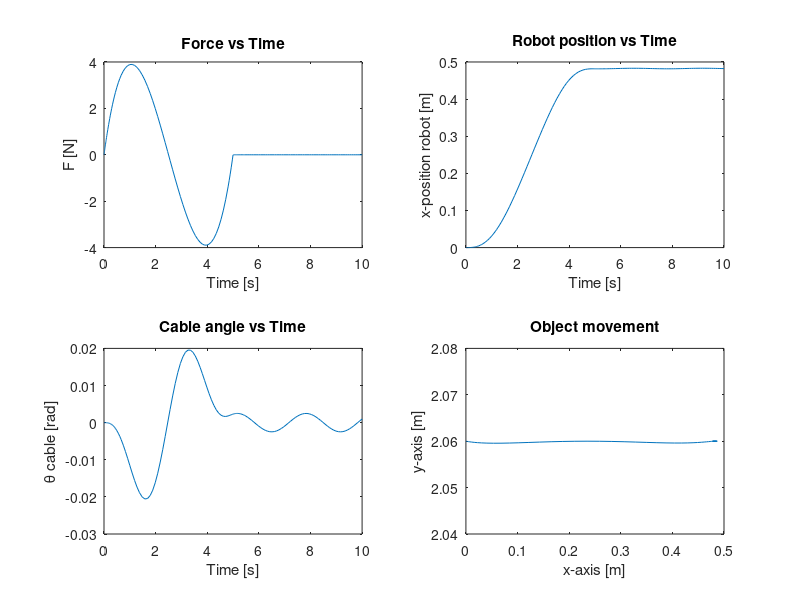
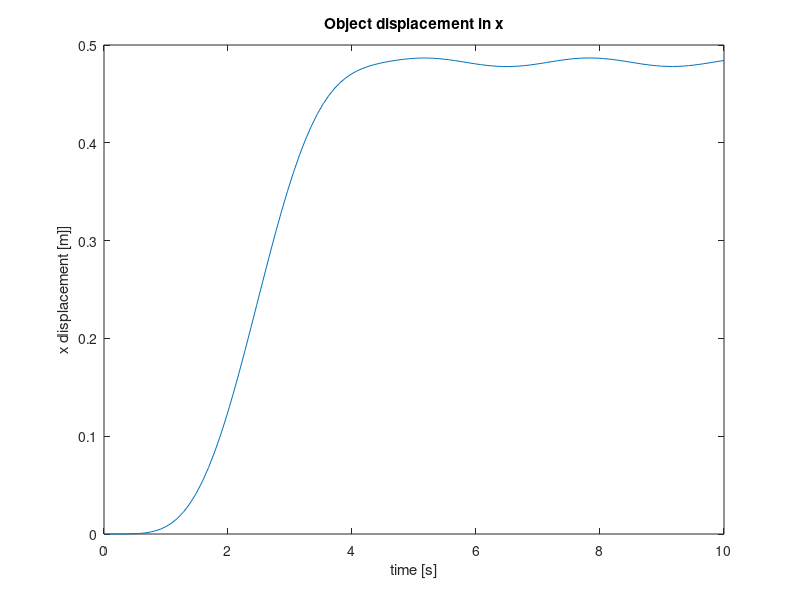
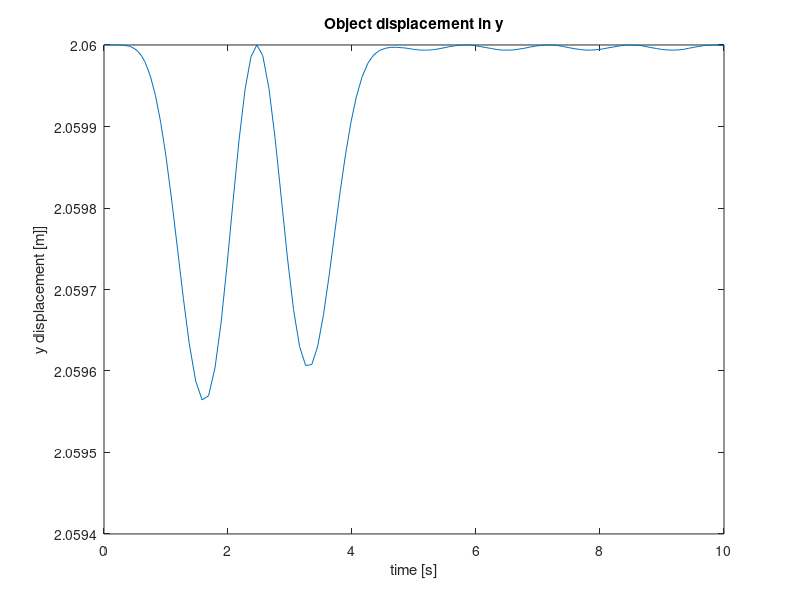
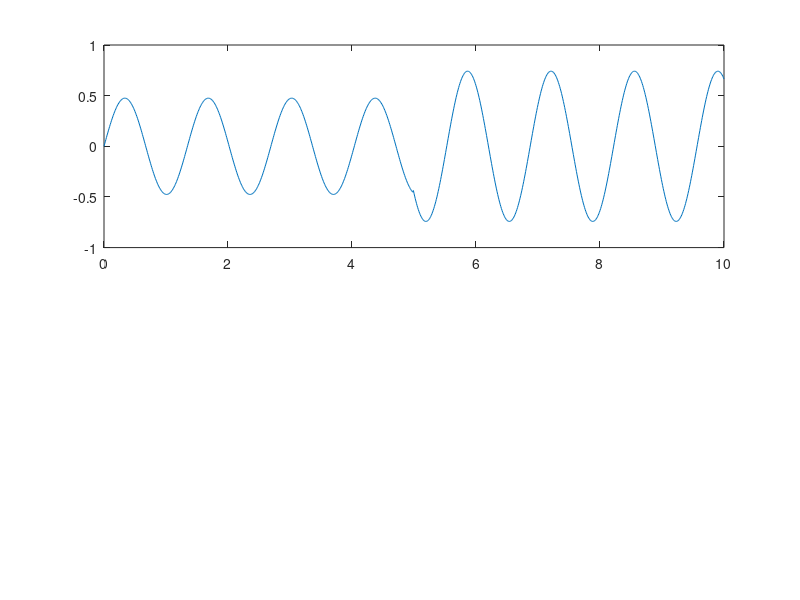

MATLAB code for these plots, in order: (Note: this script raises an error after producing the figures.)
clear all
close all
% Define your constants
m = 30; % robot mass
M = 5; % object mass
l = 2.06; % cable length
g = 9.81; % gravitational acceleration
omega = sqrt(g/l); %natural frequency
T = 2*pi/omega; %swing period
t_swing = T/2; %swing time
h = 0.24; %crate height
B = 0.3; %crate width
d = 0.4; %crate depth


R = sqrt(B^2/4 + h^2);
alpha = atan2(B,2*h);


% Initial conditions
initial_x = 0; % initial position
initial_vx = 0; % initial velocity in the x-direction
%initial_theta = -1.32; % initial angle
initial_theta = 0;
initial_vtheta = 0; % initial angular velocity
y0 = [initial_x; initial_vx; initial_theta; initial_vtheta];

t_loop = 5;

% Horizontal movement of robot
time = t_loop; 
L12 = 0.5; 
theta1 = -atan2(2,L12);
Lkantel = B/2 + R*cos(alpha+abs(theta1));
Ltot = (L12+Lkantel);

% Verhouding waarde 
ratio = Ltot/(time)^2;






% The force is defined by F = ma where a can be found from the motion law.
% s(tau) = 6tau^5 - 15tau^4 + 10tau^3
%s'(tau)= 30tau^4 - 60tau^3 + 30tau^2
%s''(tau) = 120tau^3 - 180tau^2 + 60tau
%d^2S/dt^2 = (Ltot/time^2)*s''(t/time)

%F_t = @(t) m*Ltot/(time^2) *(120*(t/time).^3 - 180*(t/time).^2 + 60*(t/time));

%Force= piecewise function
F_t = @(t) (t <= time) .* (m*Ltot./(time^2) .* (120*(t/time).^3 - 180*(t/time).^2 + 60*(t/time)));


% Define your functions f and g
f = @(x, theta, vx, vtheta, t) (F_t(t) + M * l * vtheta^2 * sin(theta) + M * g * sin(theta) * cos(theta)) / (M + m - M * cos(theta)^2);
g = @(x, theta, vx, vtheta, t) ((F_t(t) + M * l * vtheta^2 * sin(theta)) * -cos(theta) - (m + M) * g * sin(theta)) / (l * (M + m - M * cos(theta)^2));

% Define your system of equations
dxdt = @(t, y) [y(2); f(y(1), y(3), y(2), y(4), t)];
dthetadt = @(t, y) [y(4); g(y(1), y(3), y(2), y(4), t)];


% Solve the system of equations
t_start = 0;
t_end = time+5; % End time= duratin motion + time to look at oscillating behaviour
[t, y] = ode45(@(t,y) [dxdt(t,y); dthetadt(t,y)], [t_start, t_end], y0);

% Extract results
x = y(:,1);
theta = y(:,3);

%Object position
xobj = x + l*sin(theta);
yobj = l*cos(theta);

%Finding max amplitude of oscillation at the end
last_10_percent_time = t_end - 0.1 * (t_end - t_start);
last_10_percent_indices = t >= last_10_percent_time;
xobj_last_10_percent = xobj(last_10_percent_indices);
average_xobj_last_10_percent = mean(xobj_last_10_percent);


disp_value = abs(max(xobj));

disp(['Maximum x value: ', num2str(disp_value)])

disp(['Average last 10% of the time: ', num2str(average_xobj_last_10_percent)])

max_x_amp = max(xobj) - average_xobj_last_10_percent

figure
plot(t,xobj)
title('x')

%% 
% Plot F(t)
subplot(2,2,1)
plot(t, F_t(t));
xlabel('Time [s]');
ylabel('F [N]');
title('Force vs Time');

% Plot x(t) and theta(t)

subplot(2,2,2);
plot(t, x);
xlabel('Time [s]');
ylabel('x-position robot [m]');
title('Robot position vs Time');

subplot(2,2,3);
plot(t, theta);
xlabel('Time [s]');
ylabel('\theta cable [rad]');
title('Cable angle vs Time');


%Plot movement object
subplot(2,2,4)
plot(xobj,yobj)
xlabel('x-axis [m]')
ylabel('y-axis [m]')
title('Object movement')
ylim([2.04,2.08])


figure
plot(t,xobj)
xlabel('time [s]')
ylabel('x displacement [m]]')
title('Object displacement in x')

figure
plot(t,yobj)
xlabel('time [s]')
ylabel('y displacement [m]]')
title('Object displacement in y');

%% Transfer function
clc
g = 9.81;
%sys = tf([-1 0 0], [l 0 g]);  % Define transfer function with correct arguments
sys = tf([2.22 0 0], [1 1.25*0.0001003302 21.8]); 


%den = [1 19.84 113.6 523.8 2267];
%num = [0 2.388 44.94 334.2 147.7];
%sys = tf(num, den)

% figure
% step(sys)
% xlim([0,10])
% 
% figure 
% impulse(sys)
% xlim([0,10])

% af te leggen horizontale afstand = x. Nog te bepalen wat die exact moet
% zijn, afhankelijk van hoe groot de hoek theta is!

x = 0:0.1:5; %m
time = 0:0.01:10; %s

iterations = 4;
indicators = zeros(iterations,2)';
for i = 1:iterations
    % snelheid robot = v
    v = i; %m/s
    indicators(1,i) =v;

    % t = x/v: tijd vd beweging vd robot
    t = x(end)/v; %s
    
    
    ramp = v*time(1:ceil(t/0.01)); 

    input = zeros(length(time),1); 
    
    %ramp
    input(1:ceil(t/0.01)) = ramp;
    %constant position at x=5m
    input(ceil(t/0.01):end) = 5;
    
 
    [theta,time] = lsim(sys, input, time); 
    
    x_obj = input + l*sin(theta);
    y_obj = l*(1-cos(theta));
    
    
    indicators(2,i) = 2*max(y_obj*2*g/(v^2));
    

    figure
    subplot(2,1,1)
    plot(time,theta)
    hold on
    xline(x(end)/i, 'Color', 'r', 'LineStyle', '--');
    title('Ramp response v=', i)

    subplot(2,1,2)
    plot(x_obj,y_obj)
    hold on
    xline(x(end), 'Color', 'r', 'LineStyle', '--');
    title('Object position')
end
disp(indicators)

%% 

